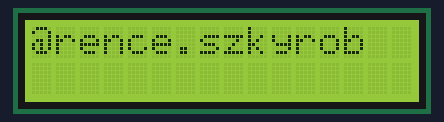
Recording of a sketch running on a simulated Arduino Uno, built with avr-gcc and run on an emulated ATmega328P. Parts: 16×2 character LCD.

Above: at 0.1 s.
At 1.9 s:
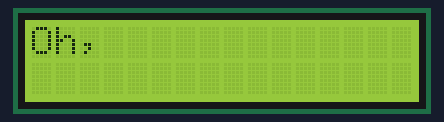
At 5.1 s:
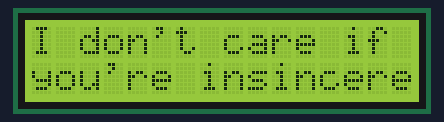
At 11.1 s:
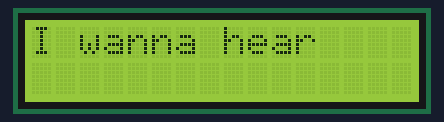
At 20.9 s:
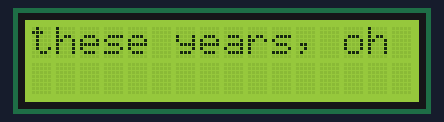
At 30.4 s:
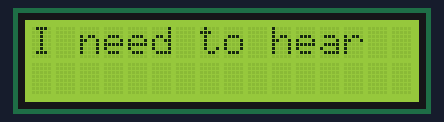

Measured:
- what the display in image 1 shows lasts 0.5 s, from 1.9 s to 2.4 s
- what the display in image 2 shows lasts 3.2 s, from 5.1 s to 8.3 s
- what the display in image 3 shows lasts 2.6 s, from 11.1 s to 13.7 s
- what the display in image 4 shows lasts 3.3 s, from 20.8 s to 24.1 s

The sketch:

allineedtohear-lyrics.ino
```cpp
#include <Wire.h>
#include <LiquidCrystal_I2C.h>

LiquidCrystal_I2C lcd(0x27, 16, 2);

struct WordTiming {
  unsigned long timeMs;
  const char* word;
};

const WordTiming lyrics[] = {
  {   480, "Oh," },
  {  1000, "I" },
  {  1360, "don't" },
  {  1860, "care" },
  {  2420, "if" },
  {  2720, "you're" },
  {  3700, "insincere" },
  {  6920, "Just" },
  {  7200, "tell" },
  {  7660, "me" },
  {  8060, "what" },
  {  8400, "I" },
  {  8980, "wanna" },
  {  9680, "hear" },
  { 12300, "You" },
  { 12460, "know" },
  { 12920, "where" },
  { 13440, "to" },
  { 13660, "find" },
  { 14060, "me" },
  { 14960, "The" },
  { 15120, "place" },
  { 15660, "where" },
  { 16080, "we" },
  { 16280, "lived" },
  { 16960, "all" },
  { 17360, "these" },
  { 18180, "years," },
  { 19420, "oh" },
  { 22730, "and" },
  { 23110, "tell" },
  { 23630, "me" },
  { 23970, "you" },
  { 24230, "love" },
  { 24630, "me" },
  { 25750, "That's" },
  { 26290, "all" },
  { 26630, "that" },
  { 26890, "I" },
  { 27530, "need" },
  { 27970, "to" },
  { 28970, "hear" }
};

const int totalWords = sizeof(lyrics) / sizeof(lyrics[0]);
int currentWordIndex = 0;
unsigned long startPlaybackTime = 0;

uint8_t currentCol = 0;
uint8_t currentRow = 0;

void printFittedWord(const char* word) {
  int len = strlen(word);
  bool isCapital = (word[0] >= 'A' && word[0] <= 'Z');

  if (isCapital && (currentCol > 0 || currentRow > 0)) {
    lcd.clear();
    currentRow = 0;
    currentCol = 0;
  }
  else if (currentCol > 0 && (currentCol + 1 + len > 16)) {
    if (currentRow == 0) {
      currentRow = 1;
      currentCol = 0;
    } else {
      lcd.clear();
      currentRow = 0;
      currentCol = 0;
    }
  }

  if (currentCol > 0) {
    lcd.setCursor(currentCol, currentRow);
    lcd.print(" ");
    currentCol++;
  }

  lcd.setCursor(currentCol, currentRow);
  lcd.print(word);
  currentCol += len;
}

void setup() {
  lcd.init();
  lcd.backlight();
  lcd.clear();
  lcd.setCursor(0, 0);
  lcd.print("@rence.szkyrob");
  delay(1300);
  lcd.clear();
  startPlaybackTime = millis();
}

void loop() {
  unsigned long elapsed = millis() - startPlaybackTime;
  if (currentWordIndex < totalWords) {
    if (elapsed >= lyrics[currentWordIndex].timeMs) {
      printFittedWord(lyrics[currentWordIndex].word);
      currentWordIndex++;
    }
  }
}
```
